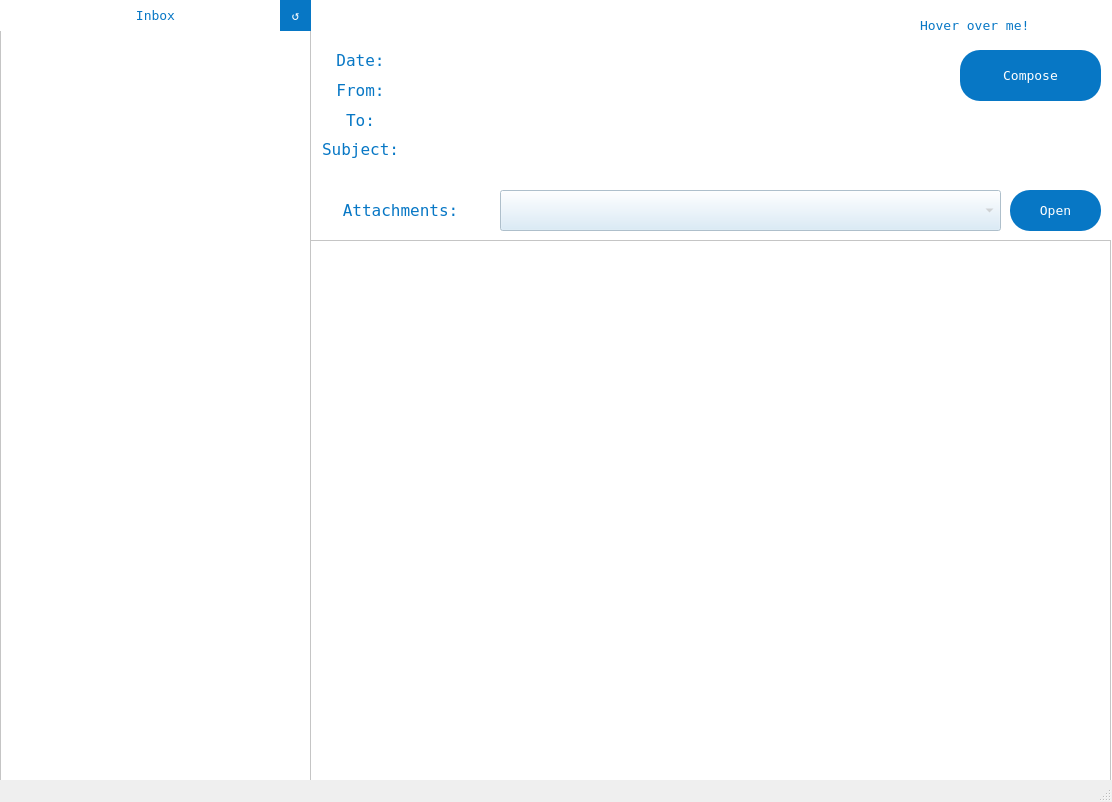
<?xml version="1.0" encoding="UTF-8"?>
<ui version="4.0">
 <class>MainWindow</class>
 <widget class="QMainWindow" name="MainWindow">
  <property name="geometry">
   <rect>
    <x>0</x>
    <y>0</y>
    <width>1112</width>
    <height>802</height>
   </rect>
  </property>
  <property name="sizePolicy">
   <sizepolicy hsizetype="Fixed" vsizetype="Fixed">
    <horstretch>0</horstretch>
    <verstretch>0</verstretch>
   </sizepolicy>
  </property>
  <property name="font">
   <font>
    <family>DejaVu Sans Mono</family>
    <pointsize>10</pointsize>
    <weight>50</weight>
    <italic>false</italic>
    <bold>false</bold>
   </font>
  </property>
  <property name="windowTitle">
   <string>Secure Outlook</string>
  </property>
  <property name="styleSheet">
   <string notr="true">font: 10pt &quot;DejaVu Sans Mono&quot;;
</string>
  </property>
  <widget class="QWidget" name="centralwidget">
   <property name="styleSheet">
    <string notr="true">background-color: rgb(255, 255, 255);</string>
   </property>
   <widget class="QPushButton" name="composebtn">
    <property name="geometry">
     <rect>
      <x>960</x>
      <y>50</y>
      <width>141</width>
      <height>51</height>
     </rect>
    </property>
    <property name="styleSheet">
     <string notr="true">color: rgb(255, 255, 255);
font: 75 16pt &quot;Cambria&quot;;
background-color:rgb(7, 119, 197);
border-radius:20px;
</string>
    </property>
    <property name="text">
     <string>Compose</string>
    </property>
   </widget>
   <widget class="QLabel" name="Text_2">
    <property name="geometry">
     <rect>
      <x>0</x>
      <y>0</y>
      <width>311</width>
      <height>31</height>
     </rect>
    </property>
    <property name="styleSheet">
     <string notr="true">color: rgb(7, 119, 197);
font: 75 16pt &quot;Cambria&quot;;</string>
    </property>
    <property name="text">
     <string>Inbox</string>
    </property>
    <property name="alignment">
     <set>Qt::AlignCenter</set>
    </property>
   </widget>
   <widget class="QLabel" name="Text_9">
    <property name="geometry">
     <rect>
      <x>920</x>
      <y>10</y>
      <width>181</width>
      <height>31</height>
     </rect>
    </property>
    <property name="toolTip">
     <string>&lt;html&gt;&lt;head/&gt;&lt;body&gt;&lt;p align=&quot;center&quot;&gt;&lt;span style=&quot; font-size:11pt; font-weight:600;&quot;&gt;Created by:&lt;/span&gt;&lt;/p&gt;&lt;p align=&quot;center&quot;&gt;&lt;span style=&quot; font-size:11pt; font-weight:600;&quot;&gt;Anthony Amgad Fayek : 19P9880&lt;/span&gt;&lt;/p&gt;&lt;p align=&quot;center&quot;&gt;&lt;span style=&quot; font-size:11pt; font-weight:600;&quot;&gt;Ragui Chawkat Naguib : 20P1355&lt;/span&gt;&lt;/p&gt;&lt;/body&gt;&lt;/html&gt;</string>
    </property>
    <property name="styleSheet">
     <string notr="true">color: rgb(7, 119, 197);
font: 75 16pt &quot;Cambria&quot;;</string>
    </property>
    <property name="text">
     <string>Hover over me!</string>
    </property>
    <property name="alignment">
     <set>Qt::AlignJustify|Qt::AlignVCenter</set>
    </property>
    <property name="wordWrap">
     <bool>true</bool>
    </property>
   </widget>
   <widget class="QPushButton" name="refreshbtn">
    <property name="geometry">
     <rect>
      <x>280</x>
      <y>0</y>
      <width>31</width>
      <height>31</height>
     </rect>
    </property>
    <property name="styleSheet">
     <string notr="true">color: rgb(255, 255, 255);
font: 75 16pt &quot;Cambria&quot;;
background-color:rgb(7, 119, 197);
border-radius:50%;
border: none;
</string>
    </property>
    <property name="text">
     <string>↺</string>
    </property>
   </widget>
   <widget class="QListWidget" name="listWidget">
    <property name="geometry">
     <rect>
      <x>0</x>
      <y>30</y>
      <width>311</width>
      <height>751</height>
     </rect>
    </property>
    <property name="horizontalScrollBarPolicy">
     <enum>Qt::ScrollBarAlwaysOff</enum>
    </property>
   </widget>
   <widget class="QTextBrowser" name="textBrowser">
    <property name="geometry">
     <rect>
      <x>310</x>
      <y>240</y>
      <width>801</width>
      <height>541</height>
     </rect>
    </property>
   </widget>
   <widget class="QLabel" name="fromLabel">
    <property name="geometry">
     <rect>
      <x>410</x>
      <y>80</y>
      <width>541</width>
      <height>21</height>
     </rect>
    </property>
    <property name="text">
     <string/>
    </property>
   </widget>
   <widget class="QLabel" name="Text_3">
    <property name="geometry">
     <rect>
      <x>320</x>
      <y>80</y>
      <width>81</width>
      <height>21</height>
     </rect>
    </property>
    <property name="styleSheet">
     <string notr="true">color: rgb(7, 119, 197);
font: 75 12pt;</string>
    </property>
    <property name="text">
     <string>From:</string>
    </property>
    <property name="alignment">
     <set>Qt::AlignCenter</set>
    </property>
   </widget>
   <widget class="QLabel" name="Text_4">
    <property name="geometry">
     <rect>
      <x>320</x>
      <y>110</y>
      <width>81</width>
      <height>21</height>
     </rect>
    </property>
    <property name="styleSheet">
     <string notr="true">color: rgb(7, 119, 197);
font: 75 12pt;</string>
    </property>
    <property name="text">
     <string>To:</string>
    </property>
    <property name="alignment">
     <set>Qt::AlignCenter</set>
    </property>
   </widget>
   <widget class="QLabel" name="toLabel">
    <property name="geometry">
     <rect>
      <x>410</x>
      <y>110</y>
      <width>541</width>
      <height>21</height>
     </rect>
    </property>
    <property name="text">
     <string/>
    </property>
   </widget>
   <widget class="QLabel" name="Text_7">
    <property name="geometry">
     <rect>
      <x>320</x>
      <y>140</y>
      <width>81</width>
      <height>31</height>
     </rect>
    </property>
    <property name="styleSheet">
     <string notr="true">color: rgb(7, 119, 197);
font: 75 12pt;</string>
    </property>
    <property name="text">
     <string>Subject:</string>
    </property>
    <property name="alignment">
     <set>Qt::AlignHCenter|Qt::AlignTop</set>
    </property>
   </widget>
   <widget class="QLabel" name="subjectLabel">
    <property name="geometry">
     <rect>
      <x>410</x>
      <y>140</y>
      <width>541</width>
      <height>21</height>
     </rect>
    </property>
    <property name="text">
     <string/>
    </property>
   </widget>
   <widget class="QLabel" name="Text_8">
    <property name="geometry">
     <rect>
      <x>320</x>
      <y>50</y>
      <width>81</width>
      <height>21</height>
     </rect>
    </property>
    <property name="styleSheet">
     <string notr="true">color: rgb(7, 119, 197);
font: 75 12pt;</string>
    </property>
    <property name="text">
     <string>Date:</string>
    </property>
    <property name="alignment">
     <set>Qt::AlignCenter</set>
    </property>
   </widget>
   <widget class="QLabel" name="dateLabel">
    <property name="geometry">
     <rect>
      <x>410</x>
      <y>50</y>
      <width>541</width>
      <height>21</height>
     </rect>
    </property>
    <property name="text">
     <string/>
    </property>
   </widget>
   <widget class="QComboBox" name="attCom">
    <property name="enabled">
     <bool>false</bool>
    </property>
    <property name="geometry">
     <rect>
      <x>500</x>
      <y>190</y>
      <width>501</width>
      <height>41</height>
     </rect>
    </property>
    <property name="styleSheet">
     <string notr="true">background-color: rgb(212, 232, 247);</string>
    </property>
    <property name="editable">
     <bool>false</bool>
    </property>
    <property name="placeholderText">
     <string>Pick a Node to Delete</string>
    </property>
   </widget>
   <widget class="QPushButton" name="openAttbtn">
    <property name="enabled">
     <bool>false</bool>
    </property>
    <property name="geometry">
     <rect>
      <x>1010</x>
      <y>190</y>
      <width>91</width>
      <height>41</height>
     </rect>
    </property>
    <property name="styleSheet">
     <string notr="true">color: rgb(255, 255, 255);
font: 75 16pt &quot;Cambria&quot;;
background-color:rgb(7, 119, 197);
border-radius:20px;
</string>
    </property>
    <property name="text">
     <string>Open</string>
    </property>
   </widget>
   <widget class="QLabel" name="Text_10">
    <property name="geometry">
     <rect>
      <x>330</x>
      <y>190</y>
      <width>141</width>
      <height>41</height>
     </rect>
    </property>
    <property name="styleSheet">
     <string notr="true">color: rgb(7, 119, 197);
font: 75 12pt;</string>
    </property>
    <property name="text">
     <string>Attachments:</string>
    </property>
    <property name="alignment">
     <set>Qt::AlignCenter</set>
    </property>
   </widget>
   <zorder>textBrowser</zorder>
   <zorder>listWidget</zorder>
   <zorder>composebtn</zorder>
   <zorder>Text_2</zorder>
   <zorder>Text_9</zorder>
   <zorder>refreshbtn</zorder>
   <zorder>fromLabel</zorder>
   <zorder>Text_3</zorder>
   <zorder>Text_4</zorder>
   <zorder>toLabel</zorder>
   <zorder>Text_7</zorder>
   <zorder>subjectLabel</zorder>
   <zorder>Text_8</zorder>
   <zorder>dateLabel</zorder>
   <zorder>attCom</zorder>
   <zorder>openAttbtn</zorder>
   <zorder>Text_10</zorder>
  </widget>
  <widget class="QStatusBar" name="statusbar"/>
 </widget>
 <resources/>
 <connections/>
</ui>
